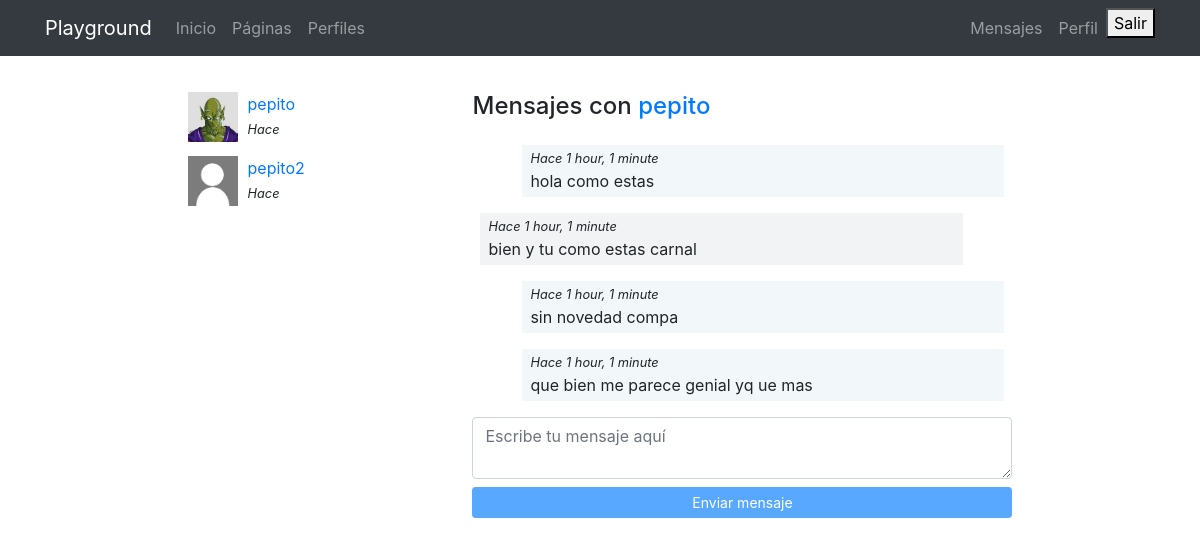
Screenshot of /messenger/thread/1/ (signed in) with the database file from the repository.
### registration/models.py (models this page shows)
class Profile(models.Model):
    user = models.OneToOneField(User, on_delete=models.CASCADE)
    avatar = models.ImageField(upload_to=custom_upload_to, null=True, blank=True)
    bio = models.TextField(null=True, blank=True)
    link = models.URLField(max_length=200, null=True, blank=True)
    class Meta:
        ordering = ['user__username']

### messenger/models.py (models this page shows)
class Message(models.Model):
    user = models.ForeignKey(User, on_delete=models.CASCADE)
    content = models.TextField()
    created = models.DateTimeField(auto_now_add=True)
    class Meta:
        ordering = ['created']

class Thread(models.Model):
    users = models.ManyToManyField(User, related_name='threads')
    messages = models.ManyToManyField(Message)
    updated = models.DateTimeField(auto_now=True)
    objects = ThreadManager()
    class Meta:
        ordering = ['-updated']

### messenger/views.py (the view)
# urls.py: path('thread/<int:pk>/', ThreadDetail.as_view(), name="detail"),
@method_decorator(login_required, name="dispatch")
class ThreadDetail(DetailView):
    model = Thread
    def get_object(self):
        obj = super(ThreadDetail, self).get_object()
        if self.request.user not in obj.users.all():
            raise Http404()
        return obj

### messenger/templates/messenger/thread_detail.html (shortened to what this page needs)
{% extends 'core/base.html' %}
{% load static %}
{% block content %}
<main role="main">
  <div class="container">
    <div class="row mt-3">
      <div class="col-md-9 mx-auto mb-5">
        <div class="row">
          <div class="col-md-4">
            {% for thread in request.user.threads.all %}
              {% if thread.messages.all|length > 0 %}
                <div class="mb-3">
                  {% for user in thread.users.all %}
                    {% if user != request.user %}
                      {% if user.profile.avatar %}
                        <img src="{{user.profile.avatar.url}}" class="avatar">
                      {% else %}
                        <img src="{% static 'registration/img/no-avatar.jpg' %}" class="avatar">
                      {% endif %}
                      <div>
                        <a href="{% url 'messenger:detail' thread.pk %}">{{user}}</a><br>
                        <small><i>Hace {{ message.created | timesince }}</i></small>
                      </div>
                    {% endif %}
                  {% endfor %}
                </div>
              {% endif %}
            {% endfor %}
          </div>
          <div class="col-md-8">
            {% for user in thread.users.all %}
              {% if user != request.user %}
                <h4 class="mb-4">Mensajes con <a href="{% url 'profiles:detail' user %} ">{{user}}</a></h4>
              {% endif %}
            {% endfor %}
            <div class="thread" id="thread">
              {% for message in object.messages.all %}
                <div {% if request.user == message.user %}class="mine mb-3"{% else %}class="other mb-3"{% endif %}>
                  <small><i>Hace {{thread.messages.last.created|timesince}}</i></small><br>
                  {{message.content}}
                </div>
              {% endfor %}
            </div>
            <textarea id="content" class="form-control mb-2" rows="2" placeholder="Escribe tu mensaje aquí"></textarea>
            <button id="send" class="btn btn-primary btn-sm btn-block" disabled>Enviar mensaje</button>
          </div>
        </div>
    </div>
  </div>
</main>
{% endblock %}

### core/static/core/css/main.css (style rules this page uses)
main { padding-top: 20px; }
:root { --jumbotron-padding-y: 3rem; }

### messenger/templates/messenger/thread_detail.html (style rules this page uses)
.avatar { width:50px; height:50px; float:left; margin-right:10px; }
.thread { max-height:300px; overflow-y:auto; padding:0 0.5em; }
.mine { padding:0 0.5em 0.25em; background-color:rgba(230,242,245,.5); width:92%; margin-left:8%; }
.other { padding:0 0.5em 0.25em; background-color:#f2f3f5; width:92%; }

### rows the page displays
Thread: messages.last.created "1 hour, 1 minute"
Message: content "hola como estas"
Message: content "bien y tu como estas carnal"
Message: content "sin novedad compa"
Message: content "que bien me parece genial yq ue mas"

### other values shown
{{ user }} "pepito"
{{ user }} "pepito2"
